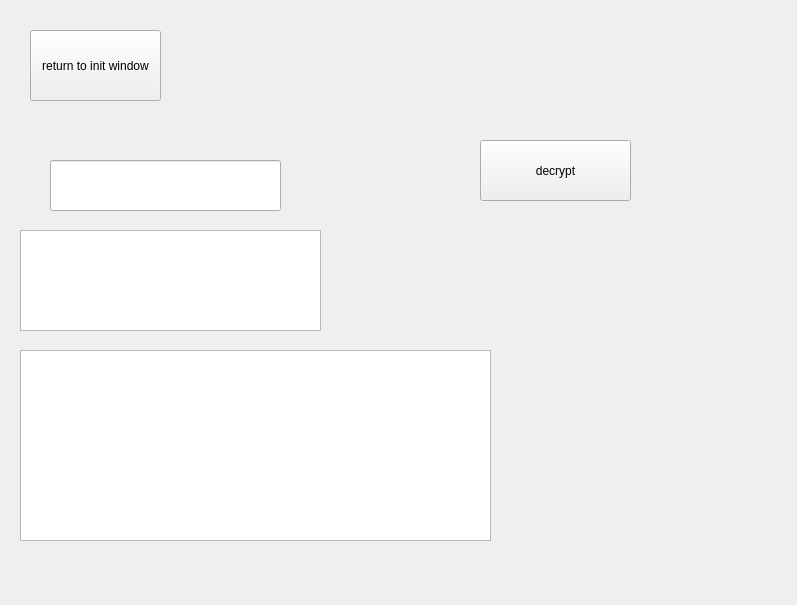
<?xml version="1.0" encoding="UTF-8"?>
<ui version="4.0">
 <class>interfaceForDecryption</class>
 <widget class="QWidget" name="interfaceForDecryption">
  <property name="geometry">
   <rect>
    <x>0</x>
    <y>0</y>
    <width>797</width>
    <height>605</height>
   </rect>
  </property>
  <property name="windowTitle">
   <string>Form</string>
  </property>
  <widget class="QPushButton" name="sendBackToinit">
   <property name="geometry">
    <rect>
     <x>30</x>
     <y>30</y>
     <width>131</width>
     <height>71</height>
    </rect>
   </property>
   <property name="text">
    <string>return to init window</string>
   </property>
  </widget>
  <widget class="QTextEdit" name="enterHash">
   <property name="geometry">
    <rect>
     <x>20</x>
     <y>230</y>
     <width>301</width>
     <height>101</height>
    </rect>
   </property>
  </widget>
  <widget class="QTextEdit" name="hashToText">
   <property name="geometry">
    <rect>
     <x>20</x>
     <y>350</y>
     <width>471</width>
     <height>191</height>
    </rect>
   </property>
  </widget>
  <widget class="QPushButton" name="decrypt_button">
   <property name="geometry">
    <rect>
     <x>480</x>
     <y>140</y>
     <width>151</width>
     <height>61</height>
    </rect>
   </property>
   <property name="text">
    <string>decrypt</string>
   </property>
  </widget>
  <widget class="QLineEdit" name="keyForDecryption">
   <property name="geometry">
    <rect>
     <x>50</x>
     <y>160</y>
     <width>231</width>
     <height>51</height>
    </rect>
   </property>
  </widget>
 </widget>
 <resources/>
 <connections/>
</ui>
